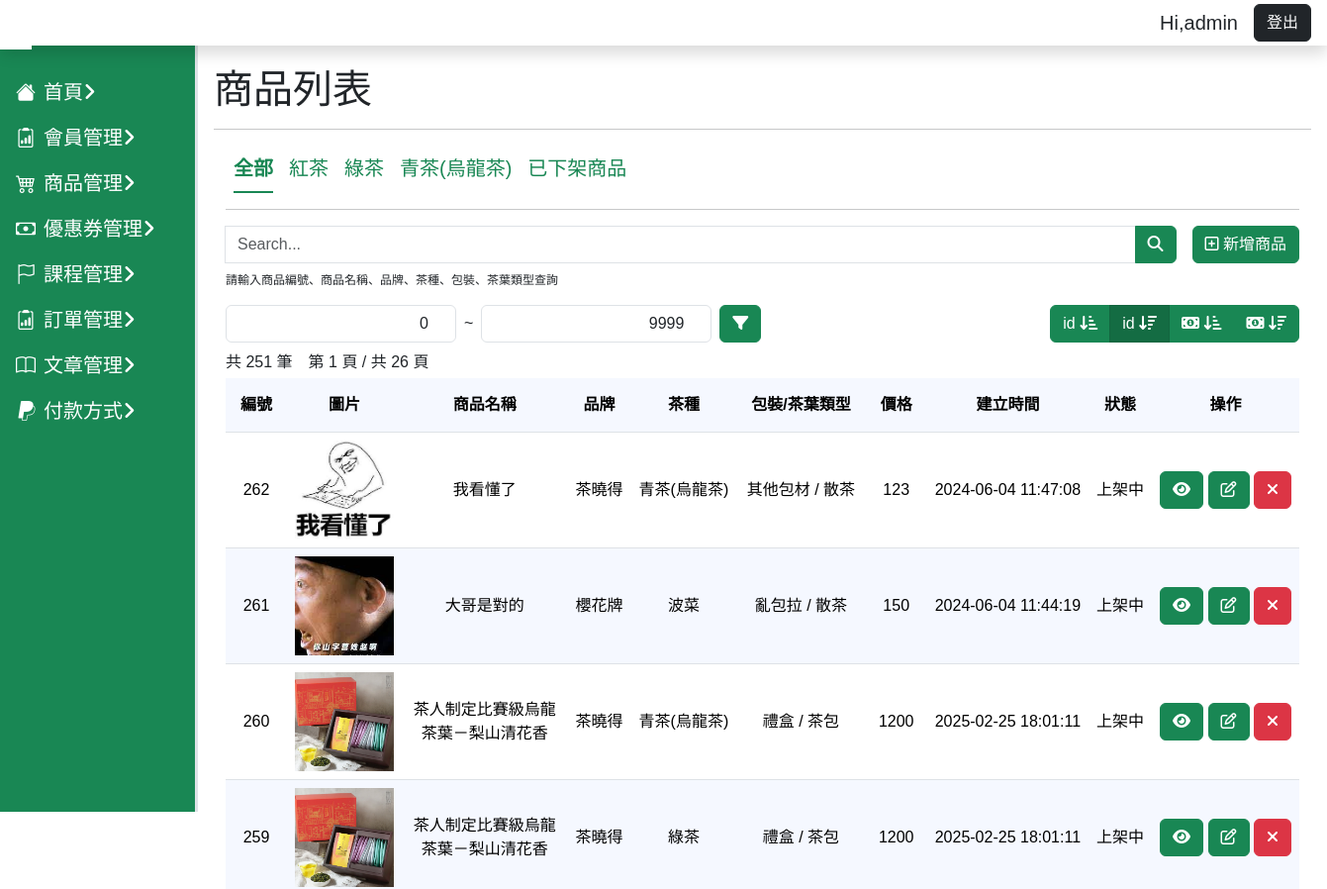
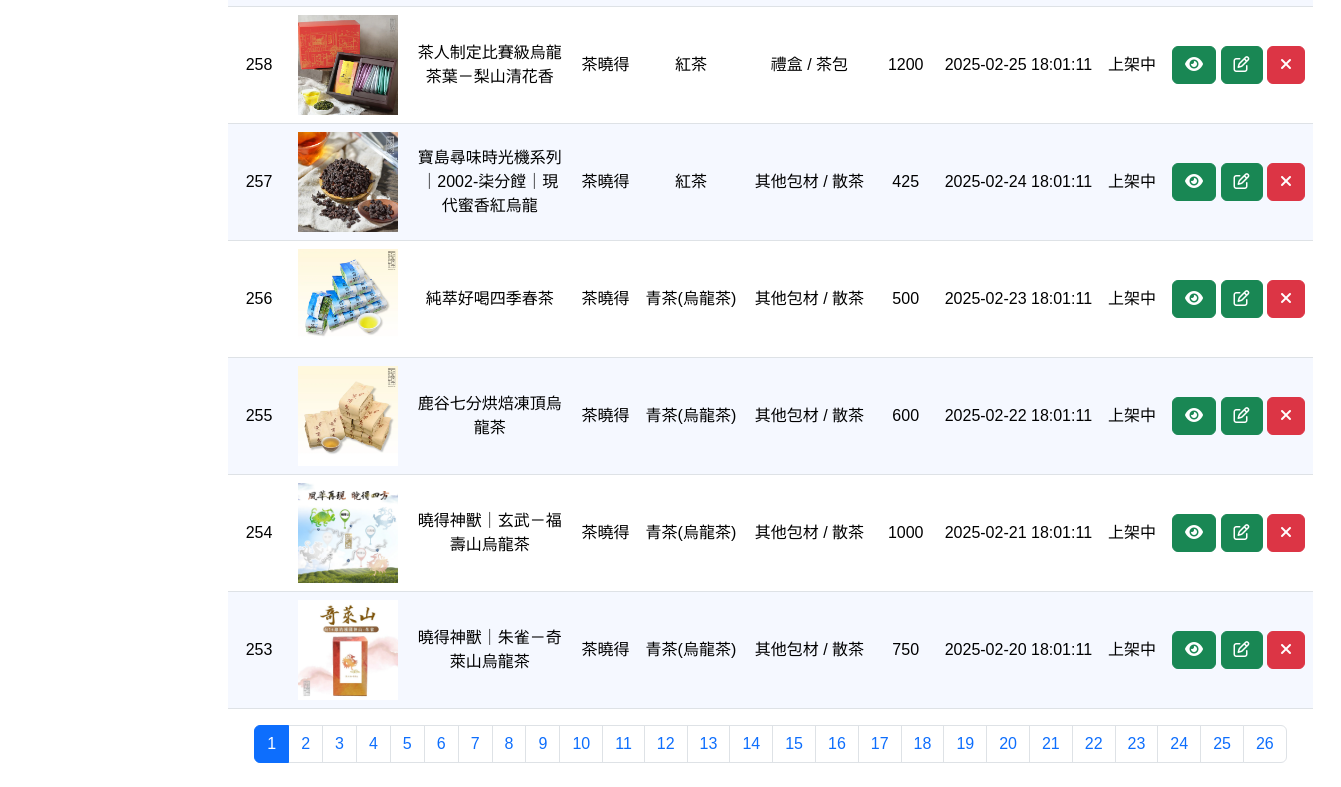
The app's page /product/product-list.php?page=1&order=2, older data (2 pictures, top to bottom).
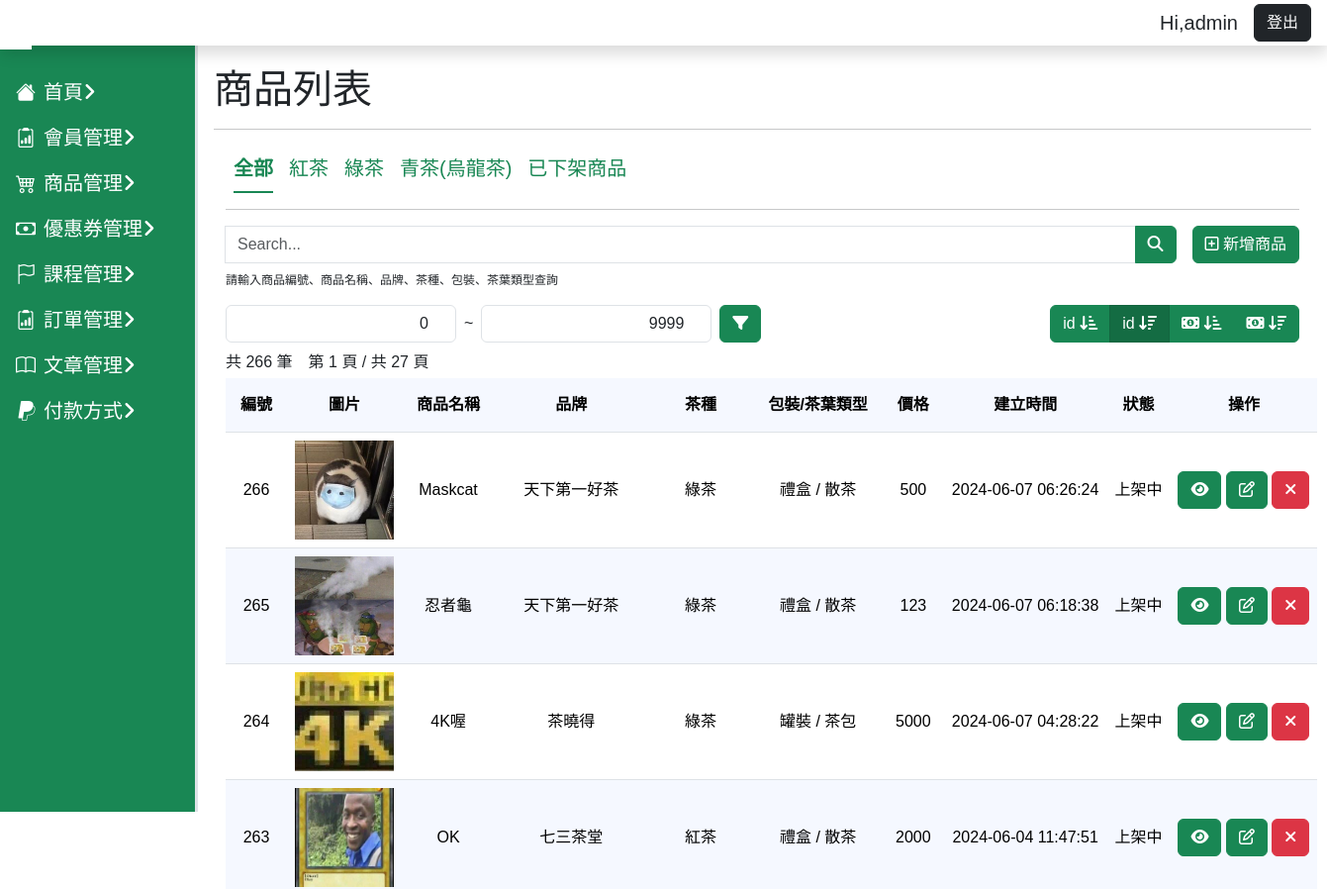
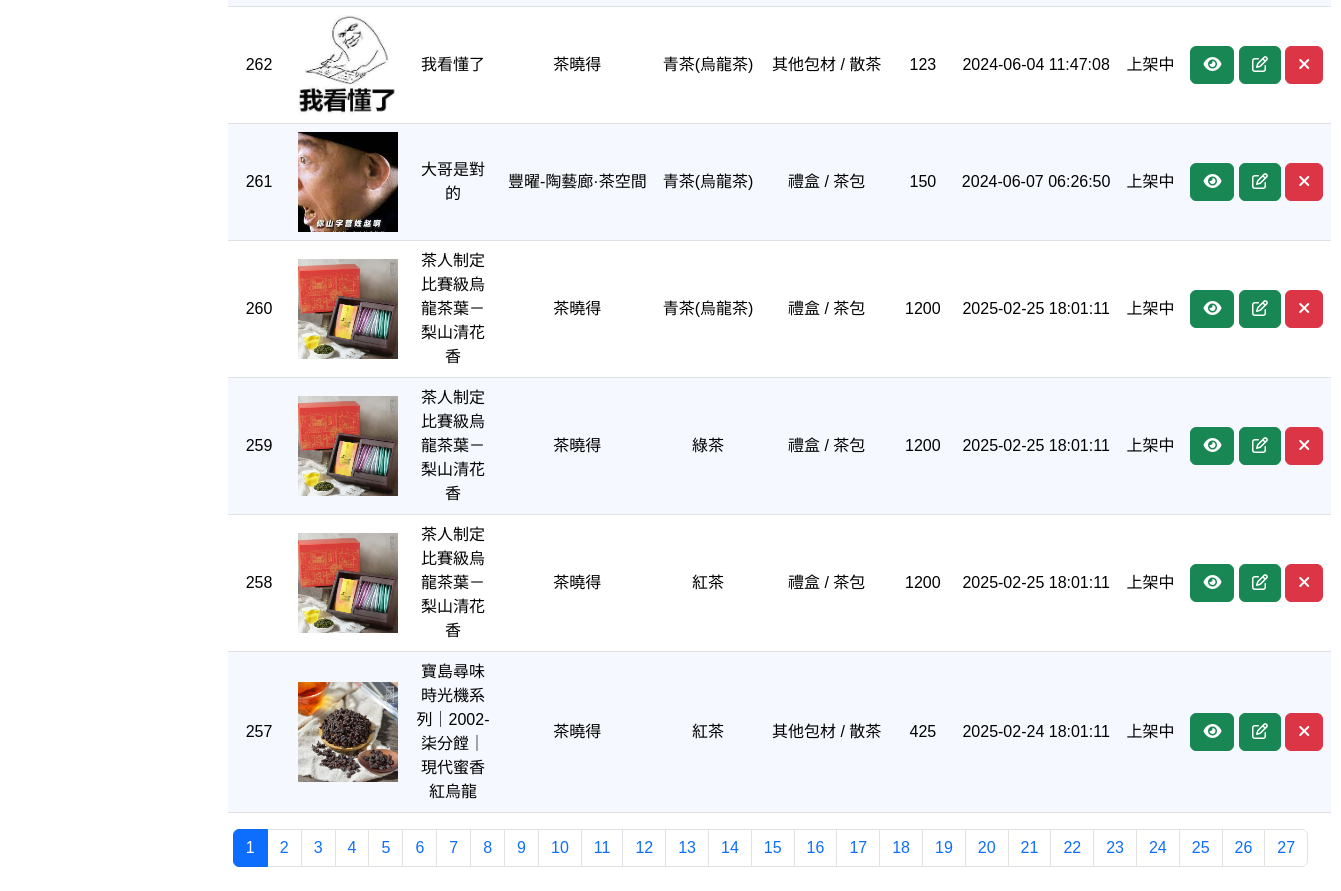
The same page, newer data (2 pictures, top to bottom).
### tables this page shows
CREATE TABLE `products` (
  `id` int(3) UNSIGNED NOT NULL,
  `name` varchar(255) NOT NULL,
  `description` text NOT NULL,
  `weight` varchar(50) NOT NULL,
  `price` int(6) UNSIGNED NOT NULL,
  `stock` int(3) UNSIGNED NOT NULL,
  `created_at` datetime NOT NULL,
  `avilable_time` datetime DEFAULT NULL,
  `end_time` datetime DEFAULT NULL,
  `valid` int(2) UNSIGNED NOT NULL
);

CREATE TABLE `product_images` (
  `id` int(6) UNSIGNED NOT NULL,
  `path` varchar(255) NOT NULL
);

CREATE TABLE `brand` (
  `id` int(10) UNSIGNED NOT NULL,
  `name` varchar(30) NOT NULL,
  `valid` int(2) UNSIGNED NOT NULL
);

CREATE TABLE `tea_category` (
  `id` int(3) UNSIGNED NOT NULL,
  `name` varchar(255) NOT NULL,
  `valid` int(2) UNSIGNED NOT NULL
);

CREATE TABLE `pack_category` (
  `id` int(10) UNSIGNED NOT NULL,
  `name` varchar(30) NOT NULL,
  `valid` int(2) UNSIGNED NOT NULL
);

CREATE TABLE `style` (
  `id` int(6) UNSIGNED NOT NULL,
  `name` varchar(30) NOT NULL,
  `valid` int(2) UNSIGNED NOT NULL
);

### product/product-list.php (the view, shortened to what this page needs)
<?php
require_once("../db_connect.php");
$valid = isset($_GET["valid"]) ? $_GET["valid"] : 1;
$sqlAll = "SELECT p.id, p.name AS product_name, p.price, p.created_at, p.valid, tc.name AS tea_category_name, b.name AS brand_name, pack.name AS package_name, style.name AS style_name, p_img.path FROM product_category_relation pcr
JOIN product_images p_img ON pcr.product_id = p_img.id
JOIN products p ON pcr.product_id = p.id
JOIN brand b ON pcr.brand_id = b.id
JOIN tea_category tc ON pcr.tea_id = tc.id
JOIN pack_category pack ON pcr.package_id = pack.id
JOIN style ON pcr.style_id = style.id
WHERE p.valid = $valid";
$perPage = 10;
$page = $_GET["page"];
$order = $_GET["order"];
$firstItem = ($page - 1) * $perPage;
if (isset($_GET["max"]) && isset($_GET["min"])) {
    $max = $_GET["max"];
    $min = $_GET["min"];
    $sqlPrice = "$sqlAll AND p.price >= $min AND p.price <= $max";
    $resultPrice = $conn->query($sqlPrice);
    $priceCount = $resultPrice->num_rows;
    switch ($order) {
        case 1:
            $sql = "$sqlAll
            AND p.price >= $min AND p.price <= $max
            ORDER BY id ASC LIMIT $firstItem, $perPage";
            break;
        case 2:
            $sql = "$sqlAll
            AND p.price >= $min AND p.price <= $max
            ORDER BY id DESC LIMIT $firstItem, $perPage";
            break;
        case 3:
            $sql = "$sqlAll
            AND p.price >= $min AND p.price <= $max
            ORDER BY price ASC LIMIT $firstItem, $perPage";
            break;
        case 4:
            $sql = "$sqlAll
            AND p.price >= $min AND p.price <= $max
            ORDER BY price DESC LIMIT $firstItem, $perPage";
            break;
    }
    $productCount = $priceCount;
} else if (isset($_GET["page"]) && isset($_GET["order"])) {
    switch ($order) {
        case 2:
            $sql = "$sqlAll
            ORDER BY id DESC LIMIT $firstItem, $perPage";
            break;
    }
    $resultAll = $conn->query($sqlAll);
    $allCount = $resultAll->num_rows;
    $productCount = $allCount;
} else {
    header("location:product-list.php?page=1&order=1");
}
$result = $conn->query($sql);
$rows = $result->fetch_all(MYSQLI_ASSOC);
$pageCount = ceil($productCount / $perPage);
?>
<!doctype html>
<html lang="en">
<head>
    <?php include("../css.php") ?>
</head>
<body>
    <?php include("../dashboard-comm.php") ?>
    <div class="main-content p-3">
        <h1>商品列表</h1>
        <hr>
        <div class="container">
            <ul class="nav nav-underline ps-2 fs-5">
                <li class="nav-item">
                    <a class="nav-link text-success <?php if (!isset($_GET["category"]) && !isset($_GET["valid"])) echo "active" ?>" href="product-list.php?page=1&order=1">全部</a>
                </li>
                <li class="nav-item">
                    <a class="nav-link text-success <?php if (isset($_GET["category"]) && $_GET["category"] == 1) echo "active" ?>" href="product-list.php?page=1&order=1&category=1">紅茶</a>
                </li>
                <li class="nav-item">
                    <a class="nav-link text-success  <?php if (isset($_GET["category"]) && $_GET["category"] == 2) echo "active" ?>" href="product-list.php?page=1&order=1&category=2">綠茶</a>
                </li>
                <li class="nav-item">
                    <a class="nav-link text-success  <?php if (isset($_GET["category"]) && $_GET["category"] == 3) echo "active" ?>" href="product-list.php?page=1&order=1&category=3">青茶(烏龍茶)</a>
                </li>
                <li class="nav-item">
                    <a class="nav-link text-success  <?php if (isset($_GET["valid"]) && $_GET["valid"] == 0) echo "active" ?>" href="product-list.php?page=1&order=1&valid=0">已下架商品</a>
                </li>
            </ul>
            <hr class="my-3">
            <div class="d-flex gap-3 justify-content-between">
                <form action="" class="flex-grow-1">
                    <div class="input-group">
                        <input type="text" class="form-control" placeholder="Search..." name="search">
                        <button class="btn btn-success" type="submit"><i class="fa-solid fa-magnifying-glass"></i></button>
                    </div>
                    <p style="font-size: 12px;" class="mt-2">請輸入商品編號、商品名稱、品牌、茶種、包裝、茶葉類型查詢</p>
                </form>
                <div>
                    <a href="product-add.php" class="btn btn-success"><i class="fa-regular fa-square-plus"></i> 新增商品</a>
                </div>
            </div>
        </div>
        <div class="container">
            <div class="d-flex align-items-center justify-content-between">
                <form action="">
                    <div class="d-flex gap-2 align-items-center">
                        <?php
                        $minValue = 0;
                        $maxValue = 9999;
                        ?>
                        <div class="col-auto">
                            <input type="number" class="form-control text-end" value="<?= $minValue ?>" name="min" min="0">
                        </div>
                        <div class="col-auto">
                            ~
                        </div>
                        <div class="col-auto">
                            <input type="number" class="form-control text-end" value="<?= $maxValue ?>" name="max" min="0">
                        </div>
                        <div class="col-auto">
                            <button type="submit" class="btn btn-success"><i class="fa-solid fa-filter"></i></button>
                        </div>
                    </div>
                </form>
                <div>
                    <div class="btn-group" role="group" aria-label="Basic example">
                        <?php if (isset($_GET["search"])) : ?>
                            <?php $textOrder = "&search=" . $search ?>
                        <?php elseif (isset($_GET["max"]) && isset($_GET["min"])) : ?>
                            <?php $textOrder = "&min=" . $min . "&max=" . $max ?>
                        <?php elseif (isset($_GET["valid"])) : ?>
                            <?php $textOrder = "&valid=" . $valid ?>
                        <?php elseif (isset($_GET["category"])) : ?>
                            <?php $textOrder = "&category=" . $category ?>
                        <?php else : ?>
                            <?php $textOrder = "" ?>
                        <?php endif; ?>
                        <a href="?page=<?= $page ?>&order=1<?= $textOrder ?>" class="btn btn-success <?php if ($order == 1) echo "active"; ?>">id <i class="fa-solid fa-arrow-down-short-wide"></i></a>
                        <a href="?page=<?= $page ?>&order=2<?= $textOrder ?>" class="btn btn-success <?php if ($order == 2) echo "active"; ?>">id <i class="fa-solid fa-arrow-down-wide-short"></i></a>
                        <a href="?page=<?= $page ?>&order=3<?= $textOrder ?>" class="btn btn-success <?php if ($order == 3) echo "active"; ?>"><i class="fa-solid fa-money-bill-1"></i> <i class="fa-solid fa-arrow-down-short-wide"></i></a>
                        <a href="?page=<?= $page ?>&order=4<?= $textOrder ?>" class="btn btn-success <?php if ($order == 4) echo "active"; ?>"><i class="fa-solid fa-money-bill-1"></i> <i class="fa-solid fa-arrow-down-wide-short"></i></a>
                    </div>
                </div>
            </div>
            <div class="container row mt-2 mb-1">
                <div class="col-auto d-flex gap-3 align-items-end p-0">
                    <div>
                        共 <?= $productCount ?> 筆
                    </div>
                    <div>
                        <?php if (isset($_GET["page"])) : ?>
                            第 <?= $_GET["page"] ?> 頁 / 共 <?= $pageCount ?> 頁
                        <?php else : ?>
                            第 1 頁 / 共 1 頁
                        <?php endif; ?>
                    </div>
                </div>
            </div>
            <div class="container  p-0">
                <?php if ($result->num_rows > 0) : ?>
                    <table class="table table-match text-center">
                        <thead class="table-header text-nowrap">
                            <th>編號</th>
                            <th>圖片</th>
                            <th>商品名稱</th>
                            <th>品牌</th>
                            <th>茶種</th>
                            <th>包裝/茶葉類型</th>
                            <th>價格</th>
                            <th>建立時間</th>
                            <th>狀態</th>
                            <th>操作</th>
                        </thead>
                        <tbody>
                            <?php foreach ($rows as $row) : ?>
                                <tr class="text-nowrap align-middle">
                                    <td><?= $row["id"] ?></td>
                                    <td>
                                        <img class="product-img object-fit-cover" src="../product_images/<?= $row["path"] ?>" alt="">
                                    </td>
                                    <td class="text-wrap"><?= $row["product_name"] ?></td>
                                    <td><?= $row["brand_name"] ?></td>
                                    <td><?= $row["tea_category_name"] ?></td>
                                    <td><?= $row["package_name"] ?> / <?= $row["style_name"] ?></td>
                                    <td><?= $row["price"] ?></td>
                                    <td><?= $row["created_at"] ?></td>
                                    <td><?php if ($row["valid"] == 1) : ?>
                                            上架中
                                        <?php else : ?>
                                            下架
                                        <?php endif; ?>
                                    </td>
                                    <td>
                                        <a href="product-detail.php?id=<?= $row["id"] ?>" class="btn btn-success">
                                            <i class="fa-solid fa-eye"></i>
                                        </a>
                                        <a href="product-edit.php?id=<?= $row["id"] ?>" class="btn btn-success">
                                            <i class="fa-regular fa-pen-to-square"></i>
                                        </a>
                                        <?php if (isset($_GET["valid"]) && $valid == 0) : ?>
                                            <button class="btn btn-danger" data-bs-toggle="modal" data-bs-target="#addModal<?= $row["id"] ?>"><i class="fa-solid fa-plus"></i>
                                            </button>
                                        <?php else : ?>
                                            <button class="btn btn-danger" data-bs-toggle="modal" data-bs-target="#deleteModal<?= $row["id"] ?>"><i class="fa-solid fa-xmark"></i></i>
                                            </button>
                                        <?php endif; ?></i>
                                    </td>
                                </tr>
                            <?php endforeach; ?>
                        </tbody>
                    </table>
                <?php else : ?>
                    無符合條件的商品
                <?php endif; ?>
            </div>
            <div class="col-auto">
                <?php if ($pageCount > 1) : ?>
                    <div class="d-flex justify-content-center">
                        <nav aria-label="Page navigation example">
                            <ul class="pagination mb-2">
                                <?php for ($i = 1; $i <= $pageCount; $i++) : ?>
                                    <li class=" page-item <?php if ($i == $page) echo "active" ?>">
                                        <a class="page-link" href="?page=<?= $i ?>&order=<?= $order ?><?= $textOrder ?>">
                                            <?= $i ?>
                                        </a>
                                    </li>
                                <?php endfor; ?>
                            </ul>
                        </nav>
                    </div>
                <?php else : ?>
                <?php endif; ?>
            </div>
        </div>
    </div>
</body>
</html>

### css.php (shortened to what this page needs)
<link href="https://cdn.jsdelivr.net/npm/bootstrap@5.3.2/dist/css/bootstrap.min.css" rel="stylesheet" />
<link rel="stylesheet" href="https://cdnjs.cloudflare.com/ajax/libs/font-awesome/6.5.2/css/all.min.css" />
<link rel="stylesheet" href="https://cdn.jsdelivr.net/npm/bootstrap-icons@1.11.3/font/bootstrap-icons.min.css">

### dashboard-comm.php (shortened to what this page needs)
<header class="main-header bg-white d-flex fixed-top shadow justify-content-between align-items-center">
    <div class="my-2">
        <a href="/dashboard.php" class="fs-5 p-3 text-success bg-white">
        </a>
    </div>
    <div class="d-flex align-middle me-3 gap-3">
        <p class=" fs-5 m-0 pt-1">Hi,admin</p>
        <a href="/user/doSingOut.php" class="btn btn-dark">登出</a>
    </div>
</header>
<aside class="aside-left position-fixed border-end border-3 vh-100 fs-5 bg-success">
    <ul class="list-unstyled">
        <li>
            <a class="d-block p-2 px-3" href="/dashboard.php">
                <i class="bi bi-house-fill me-2"></i>首頁<i class="fa-solid fa-angle-right"></i>
            </a>
        </li>
        <li>
            <a class="d-block p-2 px-3 pmList">
                <i class="bi bi-clipboard2-data me-2"></i>會員管理<i class="fa-solid fa-angle-right"></i>
            </a>
        </li>
        <li>
            <a class="d-block p-2 px-3 pmList">
                <i class="bi bi-cart4 me-2"></i></i>商品管理<i class="fa-solid fa-angle-right"></i>
            </a>
        </li>
        <li>
            <a class="d-block p-2 px-3 pmList">
                <i class="bi bi-cash me-2"></i>優惠券管理<i class="fa-solid fa-angle-right"></i>
            </a>
        </li>
        <li>
            <a class="d-block p-2 px-3 pmList">
                <i class="bi bi-flag me-2"></i>課程管理<i class="fa-solid fa-angle-right"></i>
            </a>
        </li>
        <li>
            <a class="d-block p-2 px-3">
                <i class="bi bi-clipboard2-data me-2"></i>訂單管理<i class="fa-solid fa-angle-right"></i>
            </a>
        </li>
        <li>
            <a class="d-block p-2 px-3 pmList">
                <i class="bi bi-book me-2"></i>文章管理<i class="fa-solid fa-angle-right"></i>
            </a>
        </li>
        <li>
            <a class="d-block p-2 px-3">
                <i class="bi bi-paypal me-2"></i>付款方式<i class="fa-solid fa-angle-right"></i>
            </a>
        </li>
    </ul>
</aside>

### css.php (style rules this page uses)
body { font-family: "Noto Sans TC", sans-serif; font-optical-sizing: auto; font-weight: 300; font-style: normal; }
a { text-decoration: none; cursor: pointer; user-select: none; }
li>a { color: white; }
:root { --aside-witch: 200px; --header-height: 50px; }
.aside-left { padding-top: var(--header-height); width: var(--aside-witch); top: 20px; overflow: auto; background-color: #198754; }
ul { transition: .5s; }
.main-content { margin: var(--header-height) 0 0 var(--aside-witch); }

### product/product-css.php (style rules this page uses)
table.table-match>tbody>tr:nth-child(2n)>td, table.table-match>tbody>tr:nth-child(2n)>th { background-color: #f5f8ff; }
.table-header>tr>th { background-color: #f5f8ff; padding: 15px; }

### product/product-list.php (style rules this page uses)
.product-img { width: 100px; height: 100px; }

Row changes from the older to the newer data that the page shows:
no longer on this page (row unchanged): products: id "256", product_images.path (picture), name "純萃好喝四季春茶", brand.name "茶曉得", tea_category.name "青茶(烏龍茶)", pack_category.name "其他包材", style.name "散茶", price "500", created_at "2025-02-23 18:01:11", valid "上架中"
no longer on this page (row unchanged): products: id "255", product_images.path (picture), name "鹿谷七分烘焙凍頂烏龍茶", brand.name "茶曉得", tea_category.name "青茶(烏龍茶)", pack_category.name "其他包材", style.name "散茶", price "600", created_at "2025-02-22 18:01:11", valid "上架中"
no longer on this page (row unchanged): products: id "254", product_images.path (picture), name "曉得神獸｜玄武－福壽山烏龍茶", brand.name "茶曉得", tea_category.name "青茶(烏龍茶)", pack_category.name "其他包材", style.name "散茶", price "1000", created_at "2025-02-21 18:01:11", valid "上架中"
no longer on this page (row unchanged): products: id "253", product_images.path (picture), name "曉得神獸｜朱雀－奇萊山烏龍茶", brand.name "茶曉得", tea_category.name "青茶(烏龍茶)", pack_category.name "其他包材", style.name "散茶", price "750", created_at "2025-02-20 18:01:11", valid "上架中"
added products: id "266", product_images.path (picture), name "Maskcat", brand.name "天下第一好茶", tea_category.name "綠茶", pack_category.name "禮盒", style.name "散茶", price "500", created_at "2024-06-07 06:26:24", valid "上架中"
added products: id "265", product_images.path (picture), name "忍者龜", brand.name "天下第一好茶", tea_category.name "綠茶", pack_category.name "禮盒", style.name "散茶", price "123", created_at "2024-06-07 06:18:38", valid "上架中"
added products: id "264", product_images.path (picture), name "4K喔", brand.name "茶曉得", tea_category.name "綠茶", pack_category.name "罐裝", style.name "茶包", price "5000", created_at "2024-06-07 04:28:22", valid "上架中"
now on this page (row edited): products: id "263", product_images.path (picture), name "OK", brand.name "七三茶堂", tea_category.name "紅茶", pack_category.name "禮盒", style.name "散茶", price "2000", created_at "2024-06-04 11:47:51", valid "上架中"
changed products "大哥是對的": brand.name "櫻花牌" → "豐曜-陶藝廊·茶空間"; tea_category.name "波菜" → "青茶(烏龍茶)"; pack_category.name "亂包拉" → "禮盒"; style.name "散茶" → "茶包"; created_at "2024-06-04 11:44:19" → "2024-06-07 06:26:50"
Text that changed along with them:
$productCount: "251" → "266"
$pageCount: "26" → "27"
new list line: "27"
